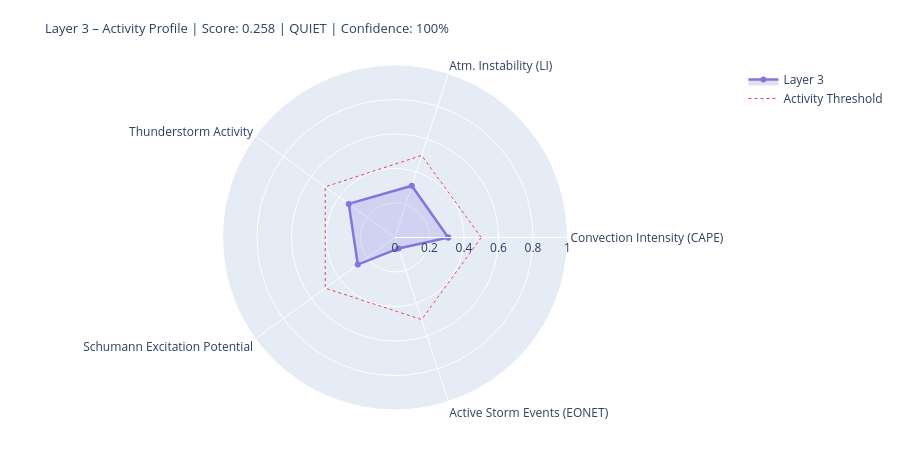

The notebook cell saved with this chart:
### Markdown cell above
---
## 4. State Assessment & Handoff to Layer 4/5

### Code cell
# ============================================================
# LAYER-3-SCORE
# Five dynamic components
# ============================================================

def norm(v, lo, hi):
    if v is None or (isinstance(v, float) and math.isnan(v)): return None
    return round(max(0.0, min(1.0, (v - lo) / (hi - lo))), 4)

# --- 1) Convection intensity (global CAPE mean) ---
cape_mean = df_atm['cape'].dropna().mean() if not df_atm.empty else None
conv_score = norm(cape_mean, 0, 3000)
conv_src   = 'primary' if cape_mean is not None else 'missing'

# --- 2) Atmospheric instability (LI mean) ---
li_mean   = df_atm['li'].dropna().mean() if not df_atm.empty else None
# Negative LI = unstable → higher score
instab_score = norm(-li_mean if li_mean is not None else None, -6, 6)
instab_src   = 'primary' if li_mean is not None else 'missing'

# --- 3) Thunderstorm activity (mean thunder score + WMO count) ---
thunder_mean = df_atm['thunder_score'].mean() if not df_atm.empty else None
n_thunder    = int(df_atm['thunderstorm'].sum()) if not df_atm.empty else 0
thunder_score_val = norm(
    (thunder_mean or 0) * 0.7 + n_thunder * 0.1, 0, 1.0
) if thunder_mean is not None else None
thunder_src = 'primary'

# --- 4) Schumann excitation potential (weighted Schumann contribution) ---
schumann_pot = df_atm['schumann_contribution'].mean() if not df_atm.empty else None
# Boosted by Layer-2 thunderstorm trigger
if schumann_pot is not None and l2_thunder:
    schumann_pot = min(1.0, schumann_pot * 1.2)
schumann_score = norm(schumann_pot, 0, 1.0) if schumann_pot is not None else None
schumann_src   = 'derived'

# --- 5) Storm activity (NASA EONET) ---
# Distinction: None = data not loaded, 0.0 = loaded but no events
storm_score = None
storm_src   = 'missing'
if raw.get('storms') is not None:          # API reached successfully
    storm_score = norm(len(storm_events), 0, 30) if storm_events else 0.0
    storm_src   = 'primary'

# X-Ray and Kp: context only, not in dynamic score
# (X-Ray = Layer-0/4 driver; Kp = geomagnetic index, not a lightning proxy)
xray_context = None
if raw.get('xray'):
    df_xc = pd.DataFrame(raw['xray'])
    fc = next((c for c in df_xc.columns
               if any(k in c.lower() for k in ['flux','long']) and 'time' not in c.lower()),
              df_xc.columns[1])
    df_xc[fc] = pd.to_numeric(df_xc[fc], errors='coerce')
    xray_last = df_xc[fc].dropna().iloc[-1] if not df_xc[fc].dropna().empty else None
    if xray_last:
        xray_class = ('X' if xray_last>=1e-4 else 'M' if xray_last>=1e-5
                      else 'C' if xray_last>=1e-6 else 'B')
        xray_context = {'flux': float(xray_last), 'class': xray_class}
        print(f'X-Ray context: {xray_class}-class ({xray_last:.2e} W/m²)')

# --- Aggregate ---
COMPONENTS = {
    'Convection Intensity (CAPE)':  {'score': conv_score,       'source': conv_src,    'dynamic': True},
    'Atm. Instability (LI)':         {'score': instab_score,     'source': instab_src,  'dynamic': True},
    'Thunderstorm Activity':              {'score': thunder_score_val, 'source': thunder_src, 'dynamic': True},
    'Schumann Excitation Potential':   {'score': schumann_score,   'source': schumann_src,'dynamic': True},
    'Active Storm Events (EONET)': {'score': storm_score,      'source': storm_src,   'dynamic': True},
}

available   = {k: v['score'] for k, v in COMPONENTS.items() if v['score'] is not None}
unavailable = [k for k, v in COMPONENTS.items() if v['score'] is None]
layer3_score = round(sum(available.values()) / len(available), 4) if available else None
confidence   = round(len(available) / len(COMPONENTS), 2)
level = ('unknown' if layer3_score is None
         else 'quiet'   if layer3_score < 0.3
         else 'moderate' if layer3_score < 0.6
         else 'active')
dominant_l3 = max(available, key=available.get) if available else 'none'

# --- Ausgabe ---
W = 68
print('=' * W)
print('LAYER 3 – ATMOSPHERE / WEATHER / THUNDERSTORMS – STATE ASSESSMENT')
print('=' * W)
for name, comp in COMPONENTS.items():
    s = comp['score']
    if s is not None:
        bar = '█' * int(s * 20) + '░' * (20 - int(s * 20))
        print(f'  {name:<36} {bar}  {s:.3f}  [{comp["source"]}]')
    else:
        print(f'  {name:<36} {"─" * 20}  n/a   [missing]')
print('-' * W)
print(f'  Score:        {layer3_score:.3f}  ({len(available)}/{len(COMPONENTS)} components)')
print(f'  Confidence:   {confidence:.0%}')
print(f'  Level:        {level.upper()}')
print(f'  Dominant:     {dominant_l3}')
print(f'  CAPE mean:    {cape_mean:.0f} J/kg' if cape_mean else '  CAPE mean:    n/a')
print(f'  LI mean:      {li_mean:.1f} K' if li_mean is not None else '  LI mean:      n/a')
print(f'  Thunderstorms:{n_thunder} points (WMO)  +  {len(storm_events)} NASA EONET')
print('=' * W)

# Radar
cats   = list(available.keys())
vals_r = list(available.values())
if len(cats) >= 3:
    fig = go.Figure()
    fig.add_trace(go.Scatterpolar(
        r=vals_r + [vals_r[0]], theta=cats + [cats[0]],
        fill='toself', fillcolor='rgba(127,119,221,0.22)',
        line=dict(color='#7F77DD', width=2.5), name='Layer 3'
    ))
    fig.add_trace(go.Scatterpolar(
        r=[0.5] * (len(cats)+1), theta=cats + [cats[0]],
        line=dict(color='#E24B4A', dash='dot', width=1),
        mode='lines', name='Activity Threshold'
    ))
    fig.update_layout(
        title=dict(
            text=f'Layer 3 – Activity Profile | Score: {layer3_score:.3f} | {level.upper()} | Confidence: {confidence:.0%}',
            font=dict(size=13)
        ),
        polar=dict(radialaxis=dict(visible=True, range=[0, 1])),
        height=450, showlegend=True,
        margin=dict(l=60, r=60, t=65, b=40)
    )
    fig.show()

### Figure 1 — Plotly figure (JSON) as saved in the notebook; plotly's stock layout.template omitted (floating-point values rounded to 4 significant figures)
{"data": [{"fill": "toself", "fillcolor": "rgba(127,119,221,0.22)", "line": {"color": "#7F77DD", "width": 2.5}, "name": "Layer 3", "r": [0.3087, 0.315, 0.3313, 0.2668, 0.0667, 0.3087], "theta": ["Convection Intensity (CAPE)", "Atm. Instability (LI)", "Thunderstorm Activity", "Schumann Excitation Potential", "Active Storm Events (EONET)", "Convection Intensity (CAPE)"], "type": "scatterpolar"}, {"line": {"color": "#E24B4A", "dash": "dot", "width": 1}, "mode": "lines", "name": "Activity Threshold", "r": [0.5, 0.5, 0.5, 0.5, 0.5, 0.5], "theta": ["Convection Intensity (CAPE)", "Atm. Instability (LI)", "Thunderstorm Activity", "Schumann Excitation Potential", "Active Storm Events (EONET)", "Convection Intensity (CAPE)"], "type": "scatterpolar"}], "layout": {"height": 450, "margin": {"b": 40, "l": 60, "r": 60, "t": 65}, "polar": {"radialaxis": {"range": [0, 1], "visible": true}}, "showlegend": true, "title": {"font": {"size": 13}, "text": "Layer 3 – Activity Profile | Score: 0.258 | QUIET | Confidence: 100%"}}}
